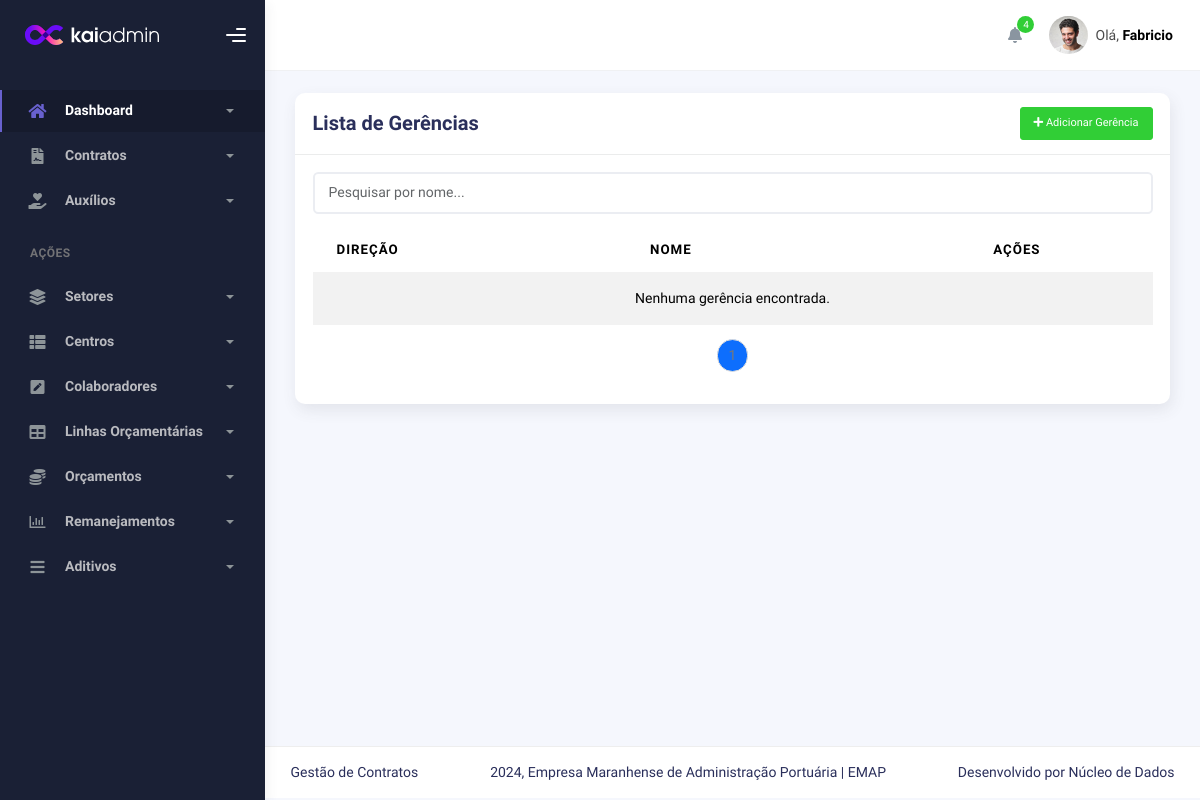
Before: /setores/listargerencias/ with the older database file.
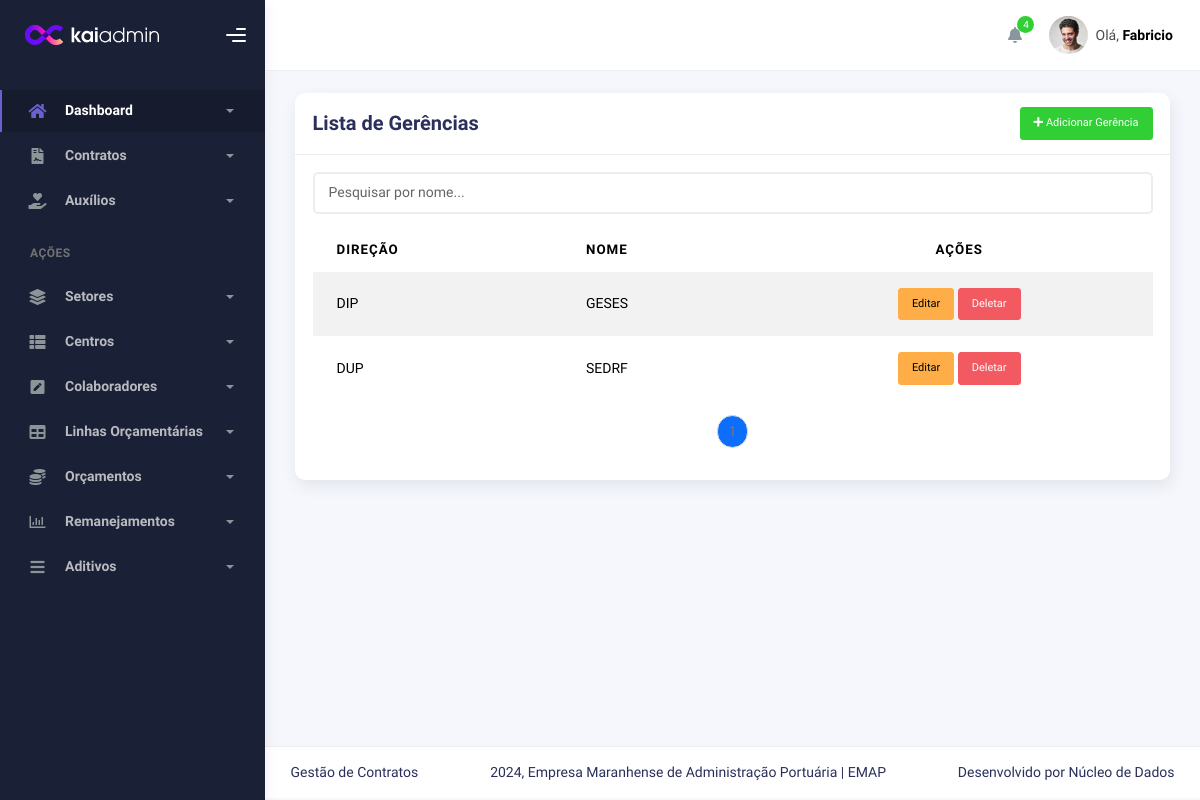
After: the same page with the newer database file.
### sectors/models.py (models this page shows, shortened)
class Gerencia(models.Model):
    nome = models.CharField(max_length=100,unique=True)
    direcao = models.ForeignKey(Direcao, on_delete=models.CASCADE, related_name='gerencias')
    class Meta:
        verbose_name = 'Gerência'
        verbose_name_plural = 'Gerências'
        unique_together = ('direcao','nome')

class Direcao(models.Model):
    nome = models.CharField(max_length=100,unique=True)
    class Meta:
        verbose_name = 'Direção'
        verbose_name_plural = 'Direções'

### sectors/views.py (the view)
# urls.py: path('listargerencias/', GerenciaListView.as_view(), name='gerencia_list'),
class GerenciaListView(ListView):
    model = Gerencia
    template_name = 'gerencia_list.html'
    context_object_name = 'gerencias'
    paginate_by = 5
    def get_queryset(self):
        query = self.request.GET.get('search')
        if query:
            return Gerencia.objects.filter(nome__icontains=query)
        return Gerencia.objects.all()

### sectors/templates/gerencia_list.html (shortened to what this page needs)
{% extends 'index.html' %}
{% block 'conteudo' %}
<div class="container">
    <div class="page-inner">
        <div class="row">
            <div class="col-md-12">
                <div class="card">
                    <div class="card-header d-flex justify-content-between align-items-center">
                        <h4 class="card-title">Lista de Gerências</h4>
                        <a href="{% url 'gerencia_create' %}" class="btn btn-success btn-sm">
                            <i class="fas fa-plus"></i> Adicionar Gerência
                        </a>
                    </div>
                    <div class="card-body">
                        <div class="input-group mb-3">
                            <input type="text" id="searchInput" class="form-control" placeholder="Pesquisar por nome...">
                        </div>
                        <table class="table table-striped">
                            <thead>
                                <tr>
                                    <th>Direção</th>
                                    <th>Nome</th>
                                    <th class="text-center">Ações</th>
                                </tr>
                            </thead>
                            <tbody id="gerenciaTable">
                                {% for gerencia in page_obj %}
                                <tr>
                                    <td>{{ gerencia.direcao.nome }}</td>
                                    <td>{{ gerencia.nome }}</td>
                                    <td class="text-center">
                                        <a href="{% url 'gerencia_update' gerencia.pk %}" class="btn btn-warning btn-sm">Editar</a>
                                        <a href="{% url 'gerencia_delete' gerencia.pk %}" class="btn btn-danger btn-sm">Deletar</a>
                                    </td>
                                </tr>
                                {% empty %}
                                <tr>
                                    <td colspan="3" class="text-center">Nenhuma gerência encontrada.</td>
                                </tr>
                                {% endfor %}
                            </tbody>
                        </table>
                        <nav>
                            <ul class="pagination justify-content-center">
                                {% for num in page_obj.paginator.page_range %}
                                    {% if page_obj.number == num %}
                                        <li class="page-item active"><span class="page-link">{{ num }}</span></li>
                                    {% elif num > page_obj.number|add:'-3' and num < page_obj.number|add:'3' %}
                                        <li class="page-item"><a class="page-link" href="?page={{ num }}">{{ num }}</a></li>
                                    {% endif %}
                                {% endfor %}
                            </ul>
                        </nav>
                    </div>
                </div>
            </div>
        </div>
    </div>
</div>
{% endblock %}

### templates/index.html (shortened to what this page needs)
{% load static %}
<!DOCTYPE html>
<html lang="pt-br">
  <head>
    <link rel="stylesheet" href="{% static 'assets/css/bootstrap.min.css' %}" />
    <link rel="stylesheet" href="{% static 'assets/css/plugins.min.css' %}" />
    <link rel="stylesheet" href="{% static 'assets/css/kaiadmin.min.css' %}" />
    <link rel="stylesheet" href="{% static 'assets/css/demo.css' %}" />
  </head>
  <body>
    <div class="wrapper">
      <div class="sidebar" data-background-color="dark">
        <div class="sidebar-logo">
          <div class="logo-header" data-background-color="dark">
            <a href="index.html" class="logo">
              <img
                src="{% static 'assets/img/kaiadmin/logo_light.svg' %}"
                alt="navbar brand"
                class="navbar-brand"
                height="20"
              />
            </a>
            <div class="nav-toggle">
              <button class="btn btn-toggle toggle-sidebar">
                <i class="gg-menu-right"></i>
              </button>
            </div>
          </div>
        </div>
        <div class="sidebar-wrapper scrollbar scrollbar-inner">
          <div class="sidebar-content">
            <ul class="nav nav-secondary">
              <li class="nav-item active">
                <a
                  data-bs-toggle="collapse"
                  href="#dashboard"
                  class="collapsed"
                  aria-expanded="false"
                >
                  <i class="fas fa-home"></i>
                  <p>Dashboard</p>
                  <span class="caret"></span>
                </a>
              </li>
              <li class="nav-item">
                <a data-bs-toggle="collapse" href="#contracts" class="collapsed" aria-expanded="false">
                  <i class="fas fa-file-contract"></i>
                  <p>Contratos</p>
                  <span class="caret"></span>
                </a>
              </li>
              <li class="nav-item">
                <a data-bs-toggle="collapse" href="#auxilios" class="collapsed" aria-expanded="false">
                  <i class="fas fa-hand-holding-heart"></i>
                  <p>Auxílios</p>
                  <span class="caret"></span>
                </a>
              </li>
              <li class="nav-section">
                <h4 class="text-section">Ações</h4>
              </li>
              <li class="nav-item">
                <a data-bs-toggle="collapse" href="#base">
                  <i class="fas fa-layer-group"></i>
                  <p>Setores</p>
                  <span class="caret"></span>
                </a>
              </li>
              <li class="nav-item">
                <a data-bs-toggle="collapse" href="#sidebarLayouts">
                  <i class="fas fa-th-list"></i>
                  <p>Centros</p>
                  <span class="caret"></span>
                </a>
              </li>
              <li class="nav-item">
                <a data-bs-toggle="collapse" href="#forms">
                  <i class="fas fa-pen-square"></i>
                  <p>Colaboradores</p>
                  <span class="caret"></span>
                </a>
              </li>
              <li class="nav-item">
                <a data-bs-toggle="collapse" href="#tables">
                  <i class="fas fa-table"></i>
                  <p>Linhas Orçamentárias</p>
                  <span class="caret"></span>
                </a>
              </li>
              <li class="nav-item">
                <a data-bs-toggle="collapse" href="#maps">
                  <i class="fas fa-coins"></i>
                  <p>Orçamentos</p>
                  <span class="caret"></span>
                </a>
              </li>
              <li class="nav-item">
                <a data-bs-toggle="collapse" href="#charts">
                  <i class="far fa-chart-bar"></i>
                  <p>Remanejamentos</p>
                  <span class="caret"></span>
                </a>
              </li>
              <li class="nav-item">
                <a data-bs-toggle="collapse" href="#submenu">
                  <i class="fas fa-bars"></i>
                  <p>Aditivos</p>
                  <span class="caret"></span>
                </a>
              </li>
            </ul>
          </div>
        </div>
      </div>
      <div class="main-panel">
        <div class="main-header">
          <nav
            class="navbar navbar-header navbar-header-transparent navbar-expand-lg border-bottom"
          >
            <div class="container-fluid">
              <ul class="navbar-nav topbar-nav ms-md-auto align-items-center">
                <li class="nav-item topbar-icon dropdown hidden-caret">
                  <a
                    class="nav-link dropdown-toggle"
                    href="#"
                    id="notifDropdown"
                    role="button"
                    data-bs-toggle="dropdown"
                    aria-haspopup="true"
                    aria-expanded="false"
                  >
                    <i class="fa fa-bell"></i>
                    <span class="notification">4</span>
                  </a>
                </li>
                <li class="nav-item topbar-user dropdown hidden-caret">
                  <a
                    class="dropdown-toggle profile-pic"
                    data-bs-toggle="dropdown"
                    href="#"
                    aria-expanded="false"
                  >
                    <div class="avatar-sm">
                      <img
                        src="{% static 'assets/img/profile.jpg' %}"
                        alt="..."
                        class="avatar-img rounded-circle"
                      />
                    </div>
                    <span class="profile-username">
                      <span class="op-7">Olá,</span>
                      <span class="fw-bold">Fabricio</span>
                    </span>
                  </a>
                </li>
              </ul>
            </div>
          </nav>
        </div>
        {% block 'conteudo' %}
        {% endblock %}
        <footer class="footer">
          <div class="container-fluid d-flex justify-content-between">
            <nav class="pull-left">
              <ul class="nav">
                <li class="nav-item">
                  Gestão de Contratos
                </li>
              </ul>
            </nav>
            <div class="copyright">
              2024, Empresa Maranhense de Administração Portuária | EMAP
            </div>
            <div>
              Desenvolvido por Núcleo de Dados
            </div>
          </div>
        </footer>
      </div>
      </div>
  </body>
</html>

Changed rows visible on the page:
added Gerencia: direcao.nome "DIP", nome "GESES"
added Gerencia: direcao.nome "DUP", nome "SEDRF"
Other visible differences:
text no longer shown: "Nenhuma gerência encontrada."
